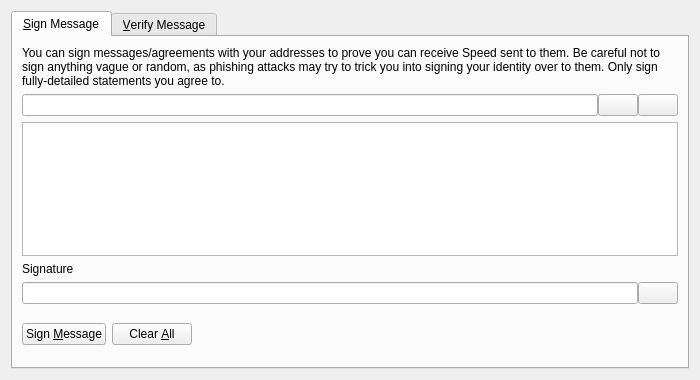
<?xml version="1.0" encoding="UTF-8"?>
<ui version="4.0">
 <class>SignVerifyMessageDialog</class>
 <widget class="QDialog" name="SignVerifyMessageDialog">
  <property name="geometry">
   <rect>
    <x>0</x>
    <y>0</y>
    <width>700</width>
    <height>380</height>
   </rect>
  </property>
  <property name="windowTitle">
   <string>Signatures - Sign / Verify a Message</string>
  </property>
  <property name="modal">
   <bool>true</bool>
  </property>
  <layout class="QVBoxLayout" name="verticalLayout">
   <item>
    <widget class="QTabWidget" name="tabWidget">
     <property name="currentIndex">
      <number>0</number>
     </property>
     <widget class="QWidget" name="tabSignMessage">
      <attribute name="title">
       <string>&amp;Sign Message</string>
      </attribute>
      <layout class="QVBoxLayout" name="verticalLayout_SM">
       <item>
        <widget class="QLabel" name="infoLabel_SM">
         <property name="text">
          <string>You can sign messages/agreements with your addresses to prove you can receive Speed sent to them. Be careful not to sign anything vague or random, as phishing attacks may try to trick you into signing your identity over to them. Only sign fully-detailed statements you agree to.</string>
         </property>
         <property name="textFormat">
          <enum>Qt::PlainText</enum>
         </property>
         <property name="wordWrap">
          <bool>true</bool>
         </property>
        </widget>
       </item>
       <item>
        <layout class="QHBoxLayout" name="horizontalLayout_1_SM">
         <property name="spacing">
          <number>0</number>
         </property>
         <item>
          <widget class="QValidatedLineEdit" name="addressIn_SM">
           <property name="toolTip">
            <string>The Speed address to sign the message with</string>
           </property>
          </widget>
         </item>
         <item>
          <widget class="QPushButton" name="addressBookButton_SM">
           <property name="toolTip">
            <string>Choose previously used address</string>
           </property>
           <property name="text">
            <string/>
           </property>
           <property name="shortcut">
            <string>Alt+A</string>
           </property>
           <property name="autoDefault">
            <bool>false</bool>
           </property>
          </widget>
         </item>
         <item>
          <widget class="QPushButton" name="pasteButton_SM">
           <property name="toolTip">
            <string>Paste address from clipboard</string>
           </property>
           <property name="text">
            <string/>
           </property>
           <property name="shortcut">
            <string>Alt+P</string>
           </property>
           <property name="autoDefault">
            <bool>false</bool>
           </property>
          </widget>
         </item>
        </layout>
       </item>
       <item>
        <widget class="QPlainTextEdit" name="messageIn_SM">
         <property name="toolTip">
          <string>Enter the message you want to sign here</string>
         </property>
        </widget>
       </item>
       <item>
        <widget class="QLabel" name="signatureLabel_SM">
         <property name="text">
          <string>Signature</string>
         </property>
         <property name="textFormat">
          <enum>Qt::PlainText</enum>
         </property>
        </widget>
       </item>
       <item>
        <layout class="QHBoxLayout" name="horizontalLayout_2_SM">
         <property name="spacing">
          <number>0</number>
         </property>
         <item>
          <widget class="QLineEdit" name="signatureOut_SM">
           <property name="font">
            <font>
             <italic>true</italic>
            </font>
           </property>
           <property name="readOnly">
            <bool>true</bool>
           </property>
          </widget>
         </item>
         <item>
          <widget class="QPushButton" name="copySignatureButton_SM">
           <property name="toolTip">
            <string>Copy the current signature to the system clipboard</string>
           </property>
           <property name="text">
            <string/>
           </property>
           <property name="autoDefault">
            <bool>false</bool>
           </property>
          </widget>
         </item>
        </layout>
       </item>
       <item>
        <layout class="QHBoxLayout" name="horizontalLayout_3_SM">
         <item>
          <widget class="QPushButton" name="signMessageButton_SM">
           <property name="toolTip">
            <string>Sign the message to prove you own this Speed address</string>
           </property>
           <property name="text">
            <string>Sign &amp;Message</string>
           </property>
           <property name="autoDefault">
            <bool>false</bool>
           </property>
          </widget>
         </item>
         <item>
          <widget class="QPushButton" name="clearButton_SM">
           <property name="toolTip">
            <string>Reset all sign message fields</string>
           </property>
           <property name="text">
            <string>Clear &amp;All</string>
           </property>
           <property name="autoDefault">
            <bool>false</bool>
           </property>
          </widget>
         </item>
         <item>
          <spacer name="horizontalSpacer_1_SM">
           <property name="orientation">
            <enum>Qt::Horizontal</enum>
           </property>
           <property name="sizeHint" stdset="0">
            <size>
             <width>40</width>
             <height>48</height>
            </size>
           </property>
          </spacer>
         </item>
         <item>
          <widget class="QLabel" name="statusLabel_SM">
           <property name="font">
            <font>
             <weight>75</weight>
             <bold>true</bold>
            </font>
           </property>
           <property name="text">
            <string/>
           </property>
           <property name="wordWrap">
            <bool>true</bool>
           </property>
          </widget>
         </item>
         <item>
          <spacer name="horizontalSpacer_2_SM">
           <property name="orientation">
            <enum>Qt::Horizontal</enum>
           </property>
           <property name="sizeHint" stdset="0">
            <size>
             <width>40</width>
             <height>48</height>
            </size>
           </property>
          </spacer>
         </item>
        </layout>
       </item>
      </layout>
     </widget>
     <widget class="QWidget" name="tabVerifyMessage">
      <attribute name="title">
       <string>&amp;Verify Message</string>
      </attribute>
      <layout class="QVBoxLayout" name="verticalLayout_VM">
       <item>
        <widget class="QLabel" name="infoLabel_VM">
         <property name="text">
          <string>Enter the receiver's address, message (ensure you copy line breaks, spaces, tabs, etc. exactly) and signature below to verify the message. Be careful not to read more into the signature than what is in the signed message itself, to avoid being tricked by a man-in-the-middle attack. Note that this only proves the signing party receives with the address, it cannot prove sendership of any transaction!</string>
         </property>
         <property name="textFormat">
          <enum>Qt::PlainText</enum>
         </property>
         <property name="alignment">
          <set>Qt::AlignLeading|Qt::AlignLeft|Qt::AlignTop</set>
         </property>
         <property name="wordWrap">
          <bool>true</bool>
         </property>
        </widget>
       </item>
       <item>
        <layout class="QHBoxLayout" name="horizontalLayout_1_VM">
         <property name="spacing">
          <number>0</number>
         </property>
         <item>
          <widget class="QValidatedLineEdit" name="addressIn_VM">
           <property name="toolTip">
            <string>The Speed address the message was signed with</string>
           </property>
          </widget>
         </item>
         <item>
          <widget class="QPushButton" name="addressBookButton_VM">
           <property name="toolTip">
            <string>Choose previously used address</string>
           </property>
           <property name="text">
            <string/>
           </property>
           <property name="shortcut">
            <string>Alt+A</string>
           </property>
           <property name="autoDefault">
            <bool>false</bool>
           </property>
          </widget>
         </item>
        </layout>
       </item>
       <item>
        <widget class="QPlainTextEdit" name="messageIn_VM"/>
       </item>
       <item>
        <widget class="QValidatedLineEdit" name="signatureIn_VM"/>
       </item>
       <item>
        <layout class="QHBoxLayout" name="horizontalLayout_2_VM">
         <item>
          <widget class="QPushButton" name="verifyMessageButton_VM">
           <property name="toolTip">
            <string>Verify the message to ensure it was signed with the specified Speed address</string>
           </property>
           <property name="text">
            <string>Verify &amp;Message</string>
           </property>
           <property name="autoDefault">
            <bool>false</bool>
           </property>
          </widget>
         </item>
         <item>
          <widget class="QPushButton" name="clearButton_VM">
           <property name="toolTip">
            <string>Reset all verify message fields</string>
           </property>
           <property name="text">
            <string>Clear &amp;All</string>
           </property>
           <property name="autoDefault">
            <bool>false</bool>
           </property>
          </widget>
         </item>
         <item>
          <spacer name="horizontalSpacer_1_VM">
           <property name="orientation">
            <enum>Qt::Horizontal</enum>
           </property>
           <property name="sizeHint" stdset="0">
            <size>
             <width>40</width>
             <height>48</height>
            </size>
           </property>
          </spacer>
         </item>
         <item>
          <widget class="QLabel" name="statusLabel_VM">
           <property name="font">
            <font>
             <weight>75</weight>
             <bold>true</bold>
            </font>
           </property>
           <property name="text">
            <string/>
           </property>
           <property name="wordWrap">
            <bool>true</bool>
           </property>
          </widget>
         </item>
         <item>
          <spacer name="horizontalSpacer_2_VM">
           <property name="orientation">
            <enum>Qt::Horizontal</enum>
           </property>
           <property name="sizeHint" stdset="0">
            <size>
             <width>40</width>
             <height>48</height>
            </size>
           </property>
          </spacer>
         </item>
        </layout>
       </item>
      </layout>
     </widget>
    </widget>
   </item>
  </layout>
 </widget>
 <customwidgets>
  <customwidget>
   <class>QValidatedLineEdit</class>
   <extends>QLineEdit</extends>
   <header>qvalidatedlineedit.h</header>
  </customwidget>
 </customwidgets>
 <resources>
  <include location="../speed.qrc"/>
 </resources>
 <connections/>
</ui>
